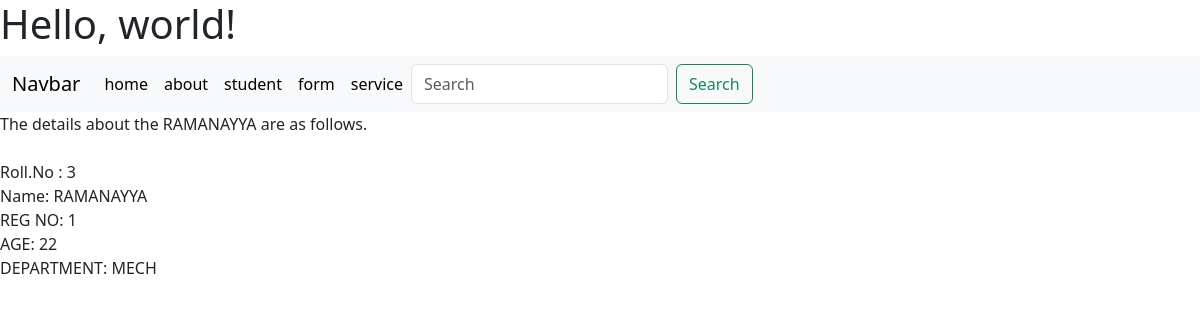
/detail/3, run on the app's committed database.
### IT/models.py (models this page shows)
class Student(models.Model):
    name=models.CharField(max_length=200)
    regnumber=models.IntegerField()
    age=models.IntegerField()
    department=models.CharField(max_length=20)
    def __str__(self):
        return self.name

### IT/views.py (the view)
# urls.py: path('detail/<int:id>',views.detail,name='detail'),
def detail(request,id):
	data = Student.objects.get(id=id)
	context = {'data':data}
	return render(request,'detail.html',context)

### templates/detail.html
{% extends "base.html" %}
{% block content %}
The details about the {{data}} are as follows.<br><br>
Roll.No : {{ data.id }}<br>
Name: {{data.name}}<br>
REG NO: {{data.regnumber}}<br>
AGE: {{data.age}}<br>
DEPARTMENT: {{data.department}}<br><br>
{% endblock %}

### data on the page
Student: name "RAMANAYYA", id "3", regnumber "1", age "22", department "MECH"
